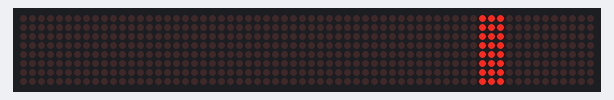
Bench run of a sketch on a simulated Arduino Uno, built with avr-gcc and run on an emulated ATmega328P. Parts: 64×8 LED matrix. What the sketch prints to the serial monitor is not drawn.

Above: at 0.5 s.
At 5.1 s:
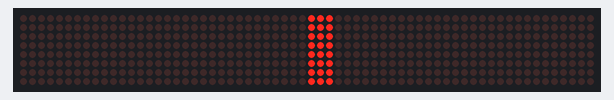
At 10.32 s:
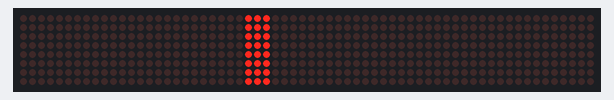
At 20.19 s:
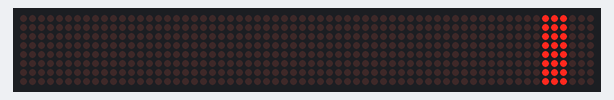
At 30.01 s:
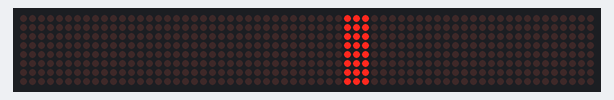
At 39.57 s:
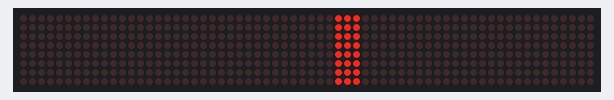

The sketch:

Cylon_Scanner.ino
```cpp
//We always have to include the library
#include "LedControl.h"
/*
 Now we need a LedControl to work with.
 ***** These pin numbers will probably not work with your hardware *****
 pin 12 is connected to the DataIn
 pin 11 is connected to the CLK
 pin 10 is connected to LOAD
 ***** Please set the number of devices you have *****
 But the maximum default of 8 MAX72XX wil also work.
 */
LedControl lc=LedControl(12,11,10,8);

/* we always wait a bit between updates of the display */
unsigned long delaytime=500;
int LEDcolumnF=0;
int LEDcolumnB=4;
int LEDback=0;
int subject=0;
/*
 This time we have more than one device.
 But all of them have to be initialized
 individually.
 */
void setup() {
  //we have already set the number of devices when we created the LedControl
  int devices=lc.getDeviceCount();
  //we have to init all devices in a loop
  for(int address=0;address<devices;address++) {
    /*The MAX72XX is in power-saving mode on startup*/
    lc.shutdown(address,false);
    /* Set the brightness to a medium values */
    lc.setIntensity(address,2);
    /* and clear the display */
    lc.clearDisplay(address);
  }
  Serial.begin(9600);
}

void loop()
{
  Serial.print(LEDcolumnF);
  if (LEDback==0)//checks if Its forwards or backwards
  {

    if (LEDcolumnF<=7)//Check to change subject
    {
      lc.setColumn(subject,LEDcolumnF,B11111111);//turns on column
      if (LEDcolumnF<3)//checks if IC needs to switch something off from the last subject
      {
        if (subject>0)
        {
          if (LEDcolumnF==0)
          {
            lc.setColumn(subject-1,5,B00000000);
          }
          if (LEDcolumnF==1)
          {
            lc.setColumn(subject-1,6,B00000000);
          }
          if (LEDcolumnF==2)
          {
            lc.setColumn(subject-1,7,B00000000);
          }
        }
      }
      else
      {
        lc.setColumn(subject,LEDcolumnF-3,B00000000);//if nothing to switch off from last subject
      }
      LEDcolumnF++;//increases column in normal circumstances
      delay(10);
    }
    else//if column=8(exceeded)
    {
      //resets column if subject increases
      if (subject<4)
      {
        subject++;
        LEDcolumnF=0;
      }
      else
      {
        LEDback=1;//if subject increases over the limit of the 5 matrices, program will change it to back mode
        LEDcolumnB=4;
      }
    }
  }
  else//circuit is on Back mode
  {
    if (LEDcolumnB>=0) //Checks if Display is on its last column
    {
      if (subject>=0)//checks if display is on has exceeded itss last subject
      {
        lc.setColumn(subject,LEDcolumnB,B11111111);//if not, it will switch on one column, and switch off another
        if (LEDcolumnB>4)//checks if column needed to be swtiched off is in the same subject
        {
            if (subject>=0)
            {
              {
                if (LEDcolumnB==7)
                {
                  lc.setColumn(subject+1,2,B00000000);
                }
                if (LEDcolumnB==6)
                {
                  lc.setColumn(subject+1,1,B00000000);
                }
                if (LEDcolumnB==5)
                {
                  lc.setColumn(subject+1,0,B00000000);
                }
             }
          }
        }
        else
        {
          lc.setColumn(subject,LEDcolumnB+3,B00000000);
        }
        LEDcolumnB--;//only if subject has not exceeded the number of subjects but doesnt matter which column it is
        delay(10);
      }
      else
      {
        LEDcolumnF=3;//if subject is -1, it skips the delay, and restarts it to the front program
        LEDback=0;
        subject=0;
      }
    }
    else//if circuit has exceeded the number of columns for a particular subject, it changes subject
    {
      LEDcolumnB=7;
      if (subject>-1)
      {
        subject--;
      }
    }
  }
}
```
